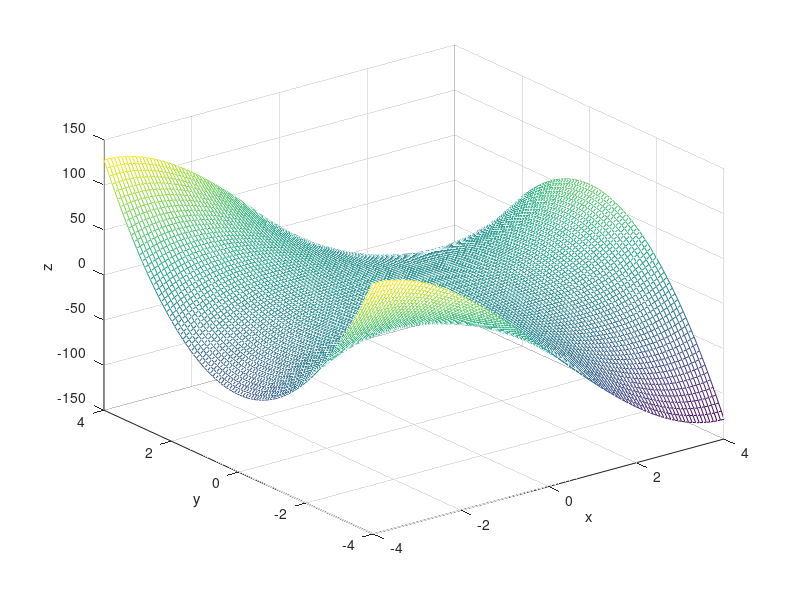
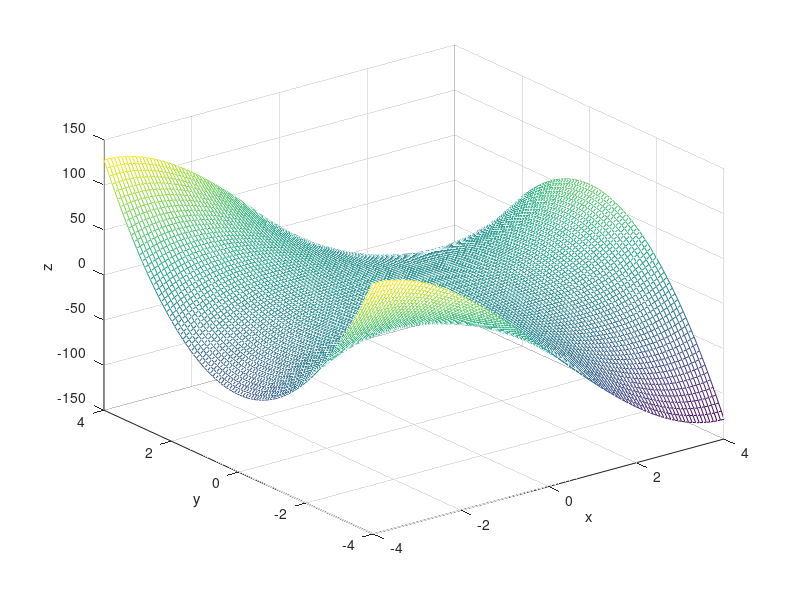
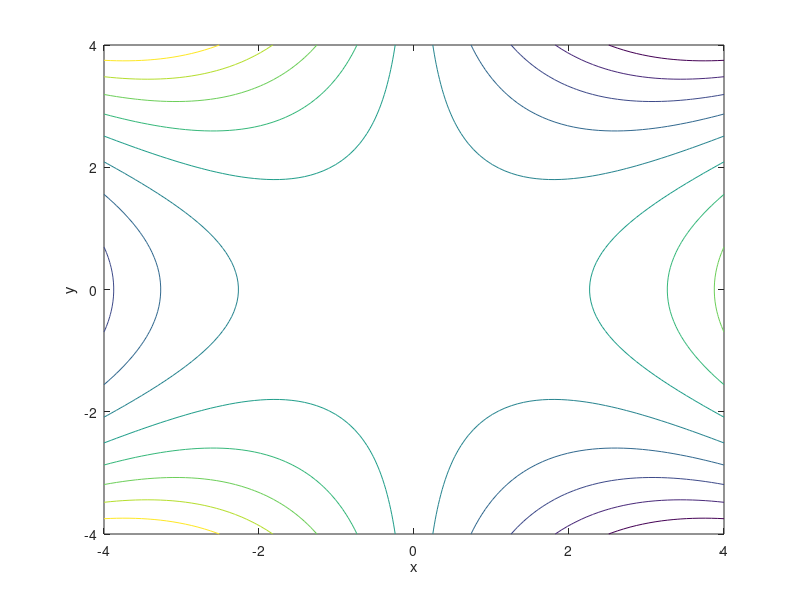
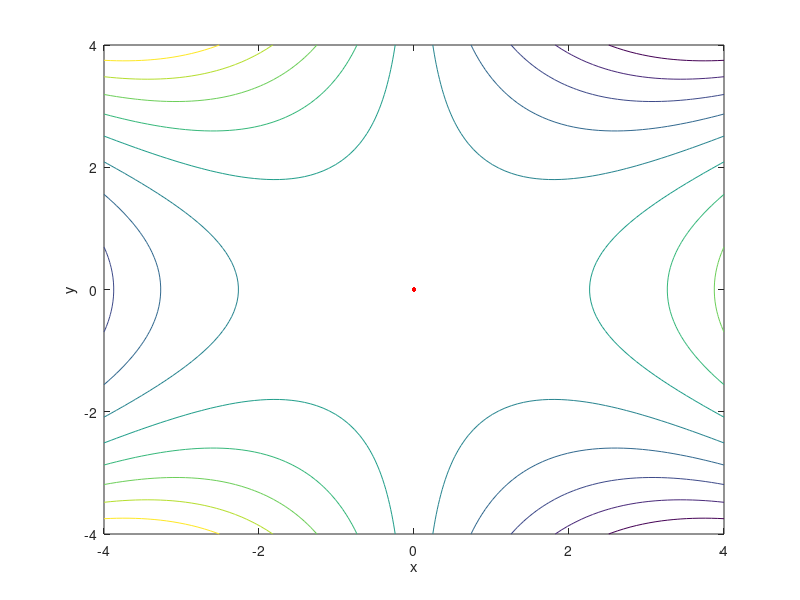

Reproduce these figures in MATLAB, in order.
[X,Y] = meshgrid(linspace(-4, 4));
Z = X.^3 - 3 * X .* Y .^ 2;
figure1 = figure('Name','Mesh Grid','NumberTitle','off');
mesh(X, Y, Z)
xlabel('x')
ylabel('y')
zlabel('z')
print(figure1, '3DplotQ1b.png','-dpng','-r300');
figure2 = figure('Name','Mesh Grid with point','NumberTitle','off');
mesh(X, Y, Z)
hold;
xlabel('x')
ylabel('y')
zlabel('z')
plot3(0, 0, 0,'.r','markersize',10);
print(figure2, '3DplotWithPointsQ1b.png','-dpng','-r300');
figure3 = figure('Name','Contour','NumberTitle','off');
contour(X, Y, Z)
xlabel('x')
ylabel('y')
figure4 = figure('Name','Contour With Point','NumberTitle','off');
contour(X, Y, Z)
xlabel('x')
ylabel('y')
hold;
plot(0, 0,'.r','markersize',10);
print(figure3, 'ContourQ1b.png','-dpng','-r300');
print(figure4, 'ContourWithPointsQ1b.png','-dpng','-r300');